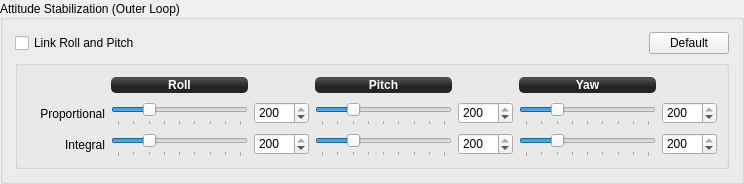
            <widget class="QGroupBox" name="RateStabilizationGroup_17">
             <property name="sizePolicy">
              <sizepolicy hsizetype="Preferred" vsizetype="Preferred">
               <horstretch>0</horstretch>
               <verstretch>0</verstretch>
              </sizepolicy>
             </property>
             <property name="autoFillBackground">
              <bool>false</bool>
             </property>
             <property name="title">
              <string>Attitude Stabilization (Outer Loop)</string>
             </property>
             <property name="alignment">
              <set>Qt::AlignLeading|Qt::AlignLeft|Qt::AlignVCenter</set>
             </property>
             <layout class="QGridLayout" name="gridLayout_20">
              <property name="leftMargin">
               <number>12</number>
              </property>
              <property name="topMargin">
               <number>12</number>
              </property>
              <property name="rightMargin">
               <number>12</number>
              </property>
              <property name="bottomMargin">
               <number>12</number>
              </property>
              <property name="horizontalSpacing">
               <number>6</number>
              </property>
              <item row="0" column="0">
               <widget class="QCheckBox" name="checkBox_8">
                <property name="sizePolicy">
                 <sizepolicy hsizetype="Preferred" vsizetype="Fixed">
                  <horstretch>0</horstretch>
                  <verstretch>0</verstretch>
                 </sizepolicy>
                </property>
                <property name="focusPolicy">
                 <enum>Qt::StrongFocus</enum>
                </property>
                <property name="styleSheet">
                 <string notr="true"/>
                </property>
                <property name="text">
                 <string>Link Roll and Pitch</string>
                </property>
               </widget>
              </item>
              <item row="0" column="1">
               <spacer name="horizontalSpacer_4">
                <property name="orientation">
                 <enum>Qt::Horizontal</enum>
                </property>
                <property name="sizeType">
                 <enum>QSizePolicy::Preferred</enum>
                </property>
                <property name="sizeHint" stdset="0">
                 <size>
                  <width>497</width>
                  <height>20</height>
                 </size>
                </property>
               </spacer>
              </item>
              <item row="0" column="2">
               <widget class="QPushButton" name="pushButton_22">
                <property name="sizePolicy">
                 <sizepolicy hsizetype="Fixed" vsizetype="Fixed">
                  <horstretch>0</horstretch>
                  <verstretch>0</verstretch>
                 </sizepolicy>
                </property>
                <property name="minimumSize">
                 <size>
                  <width>0</width>
                  <height>0</height>
                 </size>
                </property>
                <property name="toolTip">
                 <string>Reset all values to GCS defaults</string>
                </property>
                <property name="styleSheet">
                 <string notr="true"/>
                </property>
                <property name="text">
                 <string>Default</string>
                </property>
                <property name="objrelation" stdset="0">
                 <stringlist>
                  <string>button:default</string>
                  <string>buttongroup:2</string>
                 </stringlist>
                </property>
               </widget>
              </item>
              <item row="1" column="0" colspan="3">
               <widget class="QGroupBox" name="RateStabilizationGroup_18">
                <property name="sizePolicy">
                 <sizepolicy hsizetype="Preferred" vsizetype="Preferred">
                  <horstretch>0</horstretch>
                  <verstretch>0</verstretch>
                 </sizepolicy>
                </property>
                <property name="minimumSize">
                 <size>
                  <width>0</width>
                  <height>0</height>
                 </size>
                </property>
                <property name="autoFillBackground">
                 <bool>false</bool>
                </property>
                <property name="styleSheet">
                 <string notr="true"/>
                </property>
                <property name="title">
                 <string/>
                </property>
                <property name="flat">
                 <bool>false</bool>
                </property>
                <layout class="QGridLayout" name="gridLayout_12" columnstretch="0,1,0,1,0,1,0">
                 <item row="0" column="1">
                  <widget class="QLabel" name="label_150">
                   <property name="sizePolicy">
                    <sizepolicy hsizetype="Expanding" vsizetype="Fixed">
                     <horstretch>0</horstretch>
                     <verstretch>0</verstretch>
                    </sizepolicy>
                   </property>
                   <property name="minimumSize">
                    <size>
                     <width>0</width>
                     <height>16</height>
                    </size>
                   </property>
                   <property name="font">
                    <font>
                     <weight>75</weight>
                     <bold>true</bold>
                    </font>
                   </property>
                   <property name="autoFillBackground">
                    <bool>false</bool>
                   </property>
                   <property name="styleSheet">
                    <string notr="true">background-color: qlineargradient(spread:reflect, x1:0.507, y1:0, x2:0.507, y2:0.772, stop:0.208955 rgba(74, 74, 74, 255), stop:0.78607 rgba(36, 36, 36, 255));
color: rgb(255, 255, 255);
border-radius: 5;</string>
                   </property>
                   <property name="text">
                    <string>Roll</string>
                   </property>
                   <property name="alignment">
                    <set>Qt::AlignCenter</set>
                   </property>
                  </widget>
                 </item>
                 <item row="0" column="3">
                  <widget class="QLabel" name="label_151">
                   <property name="sizePolicy">
                    <sizepolicy hsizetype="Expanding" vsizetype="Fixed">
                     <horstretch>0</horstretch>
                     <verstretch>0</verstretch>
                    </sizepolicy>
                   </property>
                   <property name="minimumSize">
                    <size>
                     <width>0</width>
                     <height>16</height>
                    </size>
                   </property>
                   <property name="font">
                    <font>
                     <weight>75</weight>
                     <bold>true</bold>
                    </font>
                   </property>
                   <property name="autoFillBackground">
                    <bool>false</bool>
                   </property>
                   <property name="styleSheet">
                    <string notr="true">background-color: qlineargradient(spread:reflect, x1:0.507, y1:0, x2:0.507, y2:0.772, stop:0.208955 rgba(74, 74, 74, 255), stop:0.78607 rgba(36, 36, 36, 255));
color: rgb(255, 255, 255);
border-radius: 5;</string>
                   </property>
                   <property name="text">
                    <string>Pitch</string>
                   </property>
                   <property name="alignment">
                    <set>Qt::AlignCenter</set>
                   </property>
                  </widget>
                 </item>
                 <item row="0" column="5">
                  <widget class="QLabel" name="label_152">
                   <property name="sizePolicy">
                    <sizepolicy hsizetype="Expanding" vsizetype="Fixed">
                     <horstretch>0</horstretch>
                     <verstretch>0</verstretch>
                    </sizepolicy>
                   </property>
                   <property name="minimumSize">
                    <size>
                     <width>0</width>
                     <height>16</height>
                    </size>
                   </property>
                   <property name="font">
                    <font>
                     <weight>75</weight>
                     <bold>true</bold>
                    </font>
                   </property>
                   <property name="autoFillBackground">
                    <bool>false</bool>
                   </property>
                   <property name="styleSheet">
                    <string notr="true">background-color: qlineargradient(spread:reflect, x1:0.507, y1:0, x2:0.507, y2:0.772, stop:0.208955 rgba(74, 74, 74, 255), stop:0.78607 rgba(36, 36, 36, 255));
color: rgb(255, 255, 255);
border-radius: 5;</string>
                   </property>
                   <property name="text">
                    <string>Yaw</string>
                   </property>
                   <property name="alignment">
                    <set>Qt::AlignCenter</set>
                   </property>
                  </widget>
                 </item>
                 <item row="1" column="0">
                  <widget class="QLabel" name="label_153">
                   <property name="sizePolicy">
                    <sizepolicy hsizetype="Preferred" vsizetype="Preferred">
                     <horstretch>0</horstretch>
                     <verstretch>0</verstretch>
                    </sizepolicy>
                   </property>
                   <property name="minimumSize">
                    <size>
                     <width>78</width>
                     <height>16</height>
                    </size>
                   </property>
                   <property name="styleSheet">
                    <string notr="true"/>
                   </property>
                   <property name="text">
                    <string>Proportional</string>
                   </property>
                   <property name="alignment">
                    <set>Qt::AlignRight|Qt::AlignTrailing|Qt::AlignVCenter</set>
                   </property>
                  </widget>
                 </item>
                 <item row="1" column="1">
                  <widget class="QSlider" name="horizontalSlider_82">
                   <property name="sizePolicy">
                    <sizepolicy hsizetype="Preferred" vsizetype="Fixed">
                     <horstretch>0</horstretch>
                     <verstretch>0</verstretch>
                    </sizepolicy>
                   </property>
                   <property name="minimumSize">
                    <size>
                     <width>0</width>
                     <height>25</height>
                    </size>
                   </property>
                   <property name="focusPolicy">
                    <enum>Qt::StrongFocus</enum>
                   </property>
                   <property name="styleSheet">
                    <string notr="true"/>
                   </property>
                   <property name="maximum">
                    <number>200</number>
                   </property>
                   <property name="sliderPosition">
                    <number>50</number>
                   </property>
                   <property name="orientation">
                    <enum>Qt::Horizontal</enum>
                   </property>
                   <property name="tickPosition">
                    <enum>QSlider::TicksBelow</enum>
                   </property>
                   <property name="tickInterval">
                    <number>25</number>
                   </property>
                   <property name="objrelation" stdset="0">
                    <stringlist>
                     <string>objname:StabilizationSettings</string>
                     <string>fieldname:RollPI</string>
                     <string>element:Kp</string>
                     <string>scale:0.1</string>
                     <string>haslimits:yes</string>
                     <string>buttongroup:2,10</string>
                    </stringlist>
                   </property>
                  </widget>
                 </item>
                 <item row="1" column="2">
                  <widget class="QSpinBox" name="spinBox_13">
                   <property name="minimumSize">
                    <size>
                     <width>55</width>
                     <height>22</height>
                    </size>
                   </property>
                   <property name="maximumSize">
                    <size>
                     <width>55</width>
                     <height>22</height>
                    </size>
                   </property>
                   <property name="focusPolicy">
                    <enum>Qt::StrongFocus</enum>
                   </property>
                   <property name="maximum">
                    <number>200</number>
                   </property>
                   <property name="value">
                    <number>200</number>
                   </property>
                   <property name="objrelation" stdset="0">
                    <stringlist>
                     <string>objname:StabilizationSettings</string>
                     <string>fieldname:RollPI</string>
                     <string>element:Kp</string>
                     <string>scale:0.1</string>
                     <string>haslimits:yes</string>
                     <string>buttongroup:2,10</string>
                    </stringlist>
                   </property>
                  </widget>
                 </item>
                 <item row="1" column="3">
                  <widget class="QSlider" name="horizontalSlider_83">
                   <property name="sizePolicy">
                    <sizepolicy hsizetype="Preferred" vsizetype="Fixed">
                     <horstretch>0</horstretch>
                     <verstretch>0</verstretch>
                    </sizepolicy>
                   </property>
                   <property name="minimumSize">
                    <size>
                     <width>0</width>
                     <height>25</height>
                    </size>
                   </property>
                   <property name="focusPolicy">
                    <enum>Qt::StrongFocus</enum>
                   </property>
                   <property name="styleSheet">
                    <string notr="true"/>
                   </property>
                   <property name="maximum">
                    <number>200</number>
                   </property>
                   <property name="sliderPosition">
                    <number>50</number>
                   </property>
                   <property name="orientation">
                    <enum>Qt::Horizontal</enum>
                   </property>
                   <property name="tickPosition">
                    <enum>QSlider::TicksBelow</enum>
                   </property>
                   <property name="tickInterval">
                    <number>25</number>
                   </property>
                   <property name="objrelation" stdset="0">
                    <stringlist>
                     <string>objname:StabilizationSettings</string>
                     <string>fieldname:PitchPI</string>
                     <string>element:Kp</string>
                     <string>scale:0.1</string>
                     <string>haslimits:yes</string>
                     <string>buttongroup:2,10</string>
                    </stringlist>
                   </property>
                  </widget>
                 </item>
                 <item row="1" column="4">
                  <widget class="QSpinBox" name="spinBox_14">
                   <property name="minimumSize">
                    <size>
                     <width>55</width>
                     <height>22</height>
                    </size>
                   </property>
                   <property name="maximumSize">
                    <size>
                     <width>55</width>
                     <height>22</height>
                    </size>
                   </property>
                   <property name="focusPolicy">
                    <enum>Qt::StrongFocus</enum>
                   </property>
                   <property name="maximum">
                    <number>200</number>
                   </property>
                   <property name="value">
                    <number>200</number>
                   </property>
                   <property name="objrelation" stdset="0">
                    <stringlist>
                     <string>objname:StabilizationSettings</string>
                     <string>fieldname:PitchPI</string>
                     <string>element:Kp</string>
                     <string>scale:0.1</string>
                     <string>haslimits:yes</string>
                     <string>buttongroup:2,10</string>
                    </stringlist>
                   </property>
                  </widget>
                 </item>
                 <item row="1" column="5">
                  <widget class="QSlider" name="horizontalSlider_84">
                   <property name="sizePolicy">
                    <sizepolicy hsizetype="Preferred" vsizetype="Fixed">
                     <horstretch>0</horstretch>
                     <verstretch>0</verstretch>
                    </sizepolicy>
                   </property>
                   <property name="minimumSize">
                    <size>
                     <width>0</width>
                     <height>25</height>
                    </size>
                   </property>
                   <property name="focusPolicy">
                    <enum>Qt::StrongFocus</enum>
                   </property>
                   <property name="styleSheet">
                    <string notr="true"/>
                   </property>
                   <property name="maximum">
                    <number>200</number>
                   </property>
                   <property name="sliderPosition">
                    <number>50</number>
                   </property>
                   <property name="orientation">
                    <enum>Qt::Horizontal</enum>
                   </property>
                   <property name="tickPosition">
                    <enum>QSlider::TicksBelow</enum>
                   </property>
                   <property name="tickInterval">
                    <number>25</number>
                   </property>
                   <property name="objrelation" stdset="0">
                    <stringlist>
                     <string>objname:StabilizationSettings</string>
                     <string>fieldname:YawPI</string>
                     <string>element:Kp</string>
                     <string>scale:0.1</string>
                     <string>haslimits:yes</string>
                     <string>buttongroup:2,10</string>
                    </stringlist>
                   </property>
                  </widget>
                 </item>
                 <item row="1" column="6">
                  <widget class="QSpinBox" name="spinBox_15">
                   <property name="minimumSize">
                    <size>
                     <width>55</width>
                     <height>22</height>
                    </size>
                   </property>
                   <property name="maximumSize">
                    <size>
                     <width>55</width>
                     <height>22</height>
                    </size>
                   </property>
                   <property name="focusPolicy">
                    <enum>Qt::StrongFocus</enum>
                   </property>
                   <property name="maximum">
                    <number>200</number>
                   </property>
                   <property name="value">
                    <number>200</number>
                   </property>
                   <property name="objrelation" stdset="0">
                    <stringlist>
                     <string>objname:StabilizationSettings</string>
                     <string>fieldname:YawPI</string>
                     <string>element:Kp</string>
                     <string>scale:0.1</string>
                     <string>haslimits:yes</string>
                     <string>buttongroup:2,10</string>
                    </stringlist>
                   </property>
                  </widget>
                 </item>
                 <item row="2" column="0">
                  <widget class="QLabel" name="label_157">
                   <property name="sizePolicy">
                    <sizepolicy hsizetype="Preferred" vsizetype="Preferred">
                     <horstretch>0</horstretch>
                     <verstretch>0</verstretch>
                    </sizepolicy>
                   </property>
                   <property name="styleSheet">
                    <string notr="true"/>
                   </property>
                   <property name="text">
                    <string>Integral</string>
                   </property>
                   <property name="alignment">
                    <set>Qt::AlignRight|Qt::AlignTrailing|Qt::AlignVCenter</set>
                   </property>
                  </widget>
                 </item>
                 <item row="2" column="1">
                  <widget class="QSlider" name="horizontalSlider_85">
                   <property name="sizePolicy">
                    <sizepolicy hsizetype="Preferred" vsizetype="Fixed">
                     <horstretch>0</horstretch>
                     <verstretch>0</verstretch>
                    </sizepolicy>
                   </property>
                   <property name="minimumSize">
                    <size>
                     <width>0</width>
                     <height>25</height>
                    </size>
                   </property>
                   <property name="focusPolicy">
                    <enum>Qt::StrongFocus</enum>
                   </property>
                   <property name="styleSheet">
                    <string notr="true"/>
                   </property>
                   <property name="maximum">
                    <number>200</number>
                   </property>
                   <property name="sliderPosition">
                    <number>50</number>
                   </property>
                   <property name="orientation">
                    <enum>Qt::Horizontal</enum>
                   </property>
                   <property name="tickPosition">
                    <enum>QSlider::TicksBelow</enum>
                   </property>
                   <property name="tickInterval">
                    <number>25</number>
                   </property>
                   <property name="objrelation" stdset="0">
                    <stringlist>
                     <string>objname:StabilizationSettings</string>
                     <string>fieldname:RollPI</string>
                     <string>element:Ki</string>
                     <string>scale:0.1</string>
                     <string>haslimits:yes</string>
                     <string>buttongroup:2,10</string>
                    </stringlist>
                   </property>
                  </widget>
                 </item>
                 <item row="2" column="2">
                  <widget class="QSpinBox" name="spinBox_18">
                   <property name="minimumSize">
                    <size>
                     <width>55</width>
                     <height>22</height>
                    </size>
                   </property>
                   <property name="maximumSize">
                    <size>
                     <width>55</width>
                     <height>22</height>
                    </size>
                   </property>
                   <property name="focusPolicy">
                    <enum>Qt::StrongFocus</enum>
                   </property>
                   <property name="maximum">
                    <number>200</number>
                   </property>
                   <property name="value">
                    <number>200</number>
                   </property>
                   <property name="objrelation" stdset="0">
                    <stringlist>
                     <string>objname:StabilizationSettings</string>
                     <string>fieldname:RollPI</string>
                     <string>element:Ki</string>
                     <string>scale:0.1</string>
                     <string>haslimits:yes</string>
                     <string>buttongroup:2,10</string>
                    </stringlist>
                   </property>
                  </widget>
                 </item>
                 <item row="2" column="3">
                  <widget class="QSlider" name="horizontalSlider_86">
                   <property name="sizePolicy">
                    <sizepolicy hsizetype="Preferred" vsizetype="Fixed">
                     <horstretch>0</horstretch>
                     <verstretch>0</verstretch>
                    </sizepolicy>
                   </property>
                   <property name="minimumSize">
                    <size>
                     <width>0</width>
                     <height>25</height>
                    </size>
                   </property>
                   <property name="focusPolicy">
                    <enum>Qt::StrongFocus</enum>
                   </property>
                   <property name="styleSheet">
                    <string notr="true"/>
                   </property>
                   <property name="maximum">
                    <number>200</number>
                   </property>
                   <property name="sliderPosition">
                    <number>50</number>
                   </property>
                   <property name="orientation">
                    <enum>Qt::Horizontal</enum>
                   </property>
                   <property name="tickPosition">
                    <enum>QSlider::TicksBelow</enum>
                   </property>
                   <property name="tickInterval">
                    <number>25</number>
                   </property>
                   <property name="objrelation" stdset="0">
                    <stringlist>
                     <string>objname:StabilizationSettings</string>
                     <string>fieldname:PitchPI</string>
                     <string>element:Ki</string>
                     <string>scale:0.1</string>
                     <string>haslimits:yes</string>
                     <string>buttongroup:2,10</string>
                    </stringlist>
                   </property>
                  </widget>
                 </item>
                 <item row="2" column="4">
                  <widget class="QSpinBox" name="spinBox_19">
                   <property name="minimumSize">
                    <size>
                     <width>55</width>
                     <height>22</height>
                    </size>
                   </property>
                   <property name="maximumSize">
                    <size>
                     <width>55</width>
                     <height>22</height>
                    </size>
                   </property>
                   <property name="focusPolicy">
                    <enum>Qt::StrongFocus</enum>
                   </property>
                   <property name="maximum">
                    <number>200</number>
                   </property>
                   <property name="value">
                    <number>200</number>
                   </property>
                   <property name="objrelation" stdset="0">
                    <stringlist>
                     <string>objname:StabilizationSettings</string>
                     <string>fieldname:PitchPI</string>
                     <string>element:Ki</string>
                     <string>scale:0.1</string>
                     <string>haslimits:yes</string>
                     <string>buttongroup:2,10</string>
                    </stringlist>
                   </property>
                  </widget>
                 </item>
                 <item row="2" column="5">
                  <widget class="QSlider" name="horizontalSlider_87">
                   <property name="sizePolicy">
                    <sizepolicy hsizetype="Preferred" vsizetype="Fixed">
                     <horstretch>0</horstretch>
                     <verstretch>0</verstretch>
                    </sizepolicy>
                   </property>
                   <property name="minimumSize">
                    <size>
                     <width>0</width>
                     <height>25</height>
                    </size>
                   </property>
                   <property name="focusPolicy">
                    <enum>Qt::StrongFocus</enum>
                   </property>
                   <property name="styleSheet">
                    <string notr="true"/>
                   </property>
                   <property name="maximum">
                    <number>200</number>
                   </property>
                   <property name="sliderPosition">
                    <number>50</number>
                   </property>
                   <property name="orientation">
                    <enum>Qt::Horizontal</enum>
                   </property>
                   <property name="tickPosition">
                    <enum>QSlider::TicksBelow</enum>
                   </property>
                   <property name="tickInterval">
                    <number>25</number>
                   </property>
                   <property name="objrelation" stdset="0">
                    <stringlist>
                     <string>objname:StabilizationSettings</string>
                     <string>fieldname:YawPI</string>
                     <string>element:Ki</string>
                     <string>scale:0.1</string>
                     <string>haslimits:yes</string>
                     <string>buttongroup:2,10</string>
                    </stringlist>
                   </property>
                  </widget>
                 </item>
                 <item row="2" column="6">
                  <widget class="QSpinBox" name="spinBox_20">
                   <property name="minimumSize">
                    <size>
                     <width>55</width>
                     <height>22</height>
                    </size>
                   </property>
                   <property name="maximumSize">
                    <size>
                     <width>55</width>
                     <height>22</height>
                    </size>
                   </property>
                   <property name="focusPolicy">
                    <enum>Qt::StrongFocus</enum>
                   </property>
                   <property name="maximum">
                    <number>200</number>
                   </property>
                   <property name="value">
                    <number>200</number>
                   </property>
                   <property name="objrelation" stdset="0">
                    <stringlist>
                     <string>objname:StabilizationSettings</string>
                     <string>fieldname:YawPI</string>
                     <string>element:Ki</string>
                     <string>scale:0.1</string>
                     <string>haslimits:yes</string>
                     <string>buttongroup:2,10</string>
                    </stringlist>
                   </property>
                  </widget>
                 </item>
                 <item row="0" column="2">
                  <spacer name="horizontalSpacer_2">
                   <property name="orientation">
                    <enum>Qt::Horizontal</enum>
                   </property>
                   <property name="sizeHint" stdset="0">
                    <size>
                     <width>40</width>
                     <height>20</height>
                    </size>
                   </property>
                  </spacer>
                 </item>
                 <item row="0" column="4">
                  <spacer name="horizontalSpacer_5">
                   <property name="orientation">
                    <enum>Qt::Horizontal</enum>
                   </property>
                   <property name="sizeHint" stdset="0">
                    <size>
                     <width>40</width>
                     <height>20</height>
                    </size>
                   </property>
                  </spacer>
                 </item>
                 <item row="0" column="0">
                  <spacer name="horizontalSpacer_46">
                   <property name="orientation">
                    <enum>Qt::Horizontal</enum>
                   </property>
                   <property name="sizeHint" stdset="0">
                    <size>
                     <width>40</width>
                     <height>20</height>
                    </size>
                   </property>
                  </spacer>
                 </item>
                 <item row="0" column="6">
                  <spacer name="horizontalSpacer_47">
                   <property name="orientation">
                    <enum>Qt::Horizontal</enum>
                   </property>
                   <property name="sizeHint" stdset="0">
                    <size>
                     <width>40</width>
                     <height>20</height>
                    </size>
                   </property>
                  </spacer>
                 </item>
                </layout>
               </widget>
              </item>
             </layout>
            </widget>
